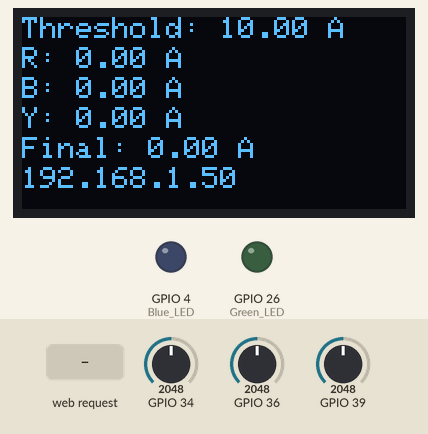
Recording of a sketch running on a simulated ESP32. Parts: 128×64 one-colour display, output pins drawn as LEDs (lit = HIGH). Inputs (shaded band) come from the test bench; at power-on: GPIO 34 = 2048, GPIO 36 = 2048, GPIO 39 = 2048. WiFi joins after 1.5 s; servers stay silent unless stated; the local clock reads 2024-03-15 10:24:30 at power-on unless the sketch sets it; storage starts empty; no radio packets arrive unless stated; what the sketch prints to the serial monitor is not drawn.

Above: at 2.8 s.
2.9 s: HTTP request GET /get received
At 4.8 s:
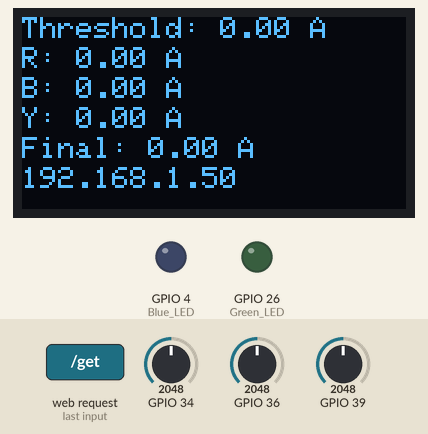
At 12.1 s:
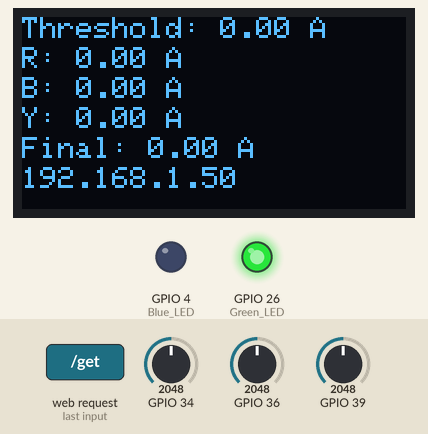
Timing chart, 0 to 13.3 s (numbered marks = the images above; inputs shaded):
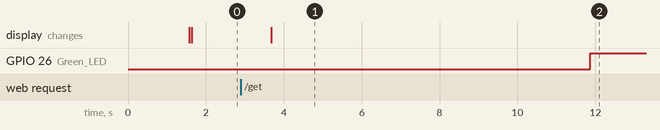

The sketch:

ESP32_edge.ino
```cpp
#include <WiFi.h>
#include "time.h"
#include <Wire.h>
#include <Adafruit_GFX.h>
#include <Adafruit_SSD1306.h>
#include <SD.h>
#include <LoRa.h>
#include "edge_info.h"
#include <AsyncTCP.h>
#include <ESPAsyncWebSrv.h>

// Network credentials
const char* ssid     = EDGE_SSID;
const char* password = EDGE_PASSWORD;

//NTP Server Configuration
const char* ntpServer = "pool.ntp.org";
const long  gmtOffset_sec = 19800; //IST +05:30
const int   daylightOffset_sec = 0;

//OLED Screen Configuration
#define OLED_SDA 21
#define OLED_SCL 22
#define SCREEN_WIDTH 128
#define SCREEN_HEIGHT 64
#define OLED_RESET -1 // Reset pin # (or -1 if sharing Arduino reset pin)
#define SCREEN_ADDRESS 0x3C
Adafruit_SSD1306 display(SCREEN_WIDTH, SCREEN_HEIGHT, &Wire, OLED_RESET);

// Change this to match SD card module's CS (Chip Select) pin
const int chipSelect = 2;

//define the pins used by the transceiver module
#define ss 12
#define rst 14
#define dio0 39

// Declaring Variables
int ct_resistance = 150;
int ct_ratio = 2500;
int unit = 1;
float red_line_current, blue_line_current, yellow_line_current, current_rms;
float threshold = 10.0;
float threshold_upper = threshold + 0.5;
String dayOfWeek, date, exactTime, LoRa_transmitted_data;
AsyncWebServer server(80);
const char* PARAM_INPUT_1 = "input1";

// HTML web page to handle threshold input field
const char index_html[] PROGMEM = R"rawliteral(
<!DOCTYPE HTML>
<html>
    <head>
        <title>ESP Input Form</title>
        <meta name="viewport" content="width=device-width, initial-scale=1">
    </head>
    <style>
        html, body {
            width: 100%;
            height: 100%;
            padding: 0;
            overflow-y: hidden;
            overflow-x: hidden;
        }
        .wrapper {
            display: flex;
            justify-content: center;
            align-items: center;
            height: 100%;
            width: 100%;
        }
        .form-text{
            font-size: x-large;
            text-align: center;
        }
      </style>
    <body>
        <div class="wrapper">
            <div class="form-div">
                <form action="/get">
                  <p class="form-text">New Threshold Value</p>
                  <span>
                    <input type="number" name="input1" id="floatTextBox" step="0.01" min="0">
                    <input type="submit" value="Submit">
                  </span>
                </form>
            </div>
        </div>
  </body>
</html>)rawliteral";

void localTime() // Function to get date and time
{
  struct tm timeinfo;
  if (!getLocalTime(&timeinfo)) {
    Serial.println("Failed to obtain time");
    return;
  }

  char dayOfWeek_array[20]; // Array to store the day of the week
  char date_array[30];      // Array to store the formatted date
  char exactTime_array[20];      // Array to store the formatted time

  strftime(dayOfWeek_array, sizeof(dayOfWeek_array), "%A", &timeinfo);
  strftime(date_array, sizeof(date_array), "%d-%B-%Y", &timeinfo);
  strftime(exactTime_array, sizeof(exactTime_array), "%H:%M:%S", &timeinfo);
  dayOfWeek = String(dayOfWeek_array);
  date = String(date_array);
  exactTime = String(exactTime_array);

}

float voltageToCurrent(int value) //Convert voltage obtained from CT to Required current
{
  return (ct_ratio*map(value,0,4096,0,1.3)/ct_resistance); // Mapping Digital to Analog values. Dividing with resistance to obtain current. Multiplying with CT's ratio to get actual current
}

void getCurrentValue() //Function to get the value of current in each phase line
{
  float red_line_current_instant = 0;
  float blue_line_current_instant = 0;
  float yellow_line_current_instant = 0;
  float current_rms_instant;
  int count;


  for (count = 0; count <10; count++) // Initializing a for loop to collect data and average them out
  {
    display.clearDisplay(); //Clear Display
    display.setTextColor(WHITE);
    display.setCursor(0,0);
    display.setTextSize(1);
    display.print("Threshold: "); //Display threshold value
    display.print(threshold);
    display.print(" A");

    red_line_current_instant = analogRead(36);//Connect Red line to GPIO36
    red_line_current_instant = voltageToCurrent(red_line_current_instant);
    display.setCursor(0,10);
    display.print("R: "); //Display Red Line current
    display.print(red_line_current_instant);
    display.print(" A");
    red_line_current += red_line_current_instant;


    blue_line_current_instant = analogRead(39); //Connect Blue line to GPIO39
    blue_line_current_instant = voltageToCurrent(blue_line_current_instant);
    display.setCursor(0,20);
    display.print("B: "); //Display Blue Line current
    display.print(blue_line_current_instant);
    display.print(" A");
    blue_line_current += blue_line_current_instant;


    yellow_line_current_instant = analogRead(34); //Connect Yellow line to GPIO34
    yellow_line_current_instant = voltageToCurrent(yellow_line_current_instant);
    display.setCursor(0,30);
    display.print("Y: "); //Display Yellow Line current
    display.print(yellow_line_current_instant);
    display.print(" A");

    yellow_line_current += yellow_line_current_instant;

    current_rms_instant = sqrt((red_line_current_instant)*(red_line_current_instant) + (blue_line_current_instant)*(blue_line_current_instant) + (blue_line_current_instant)*(blue_line_current_instant)); // Calculate Average RMS Value
    display.setCursor(0,40);
    display.print("Final: ");
    display.print(current_rms_instant); //Display RMS Current value
    display.print(" A");

    display.setCursor(0,50);
    display.print(WiFi.localIP());
    display.display();

    // localTime();
    delay(1000); // 6 second delay
  }
  localTime();
  red_line_current = red_line_current/10; // Average Red Line Current Value
  blue_line_current = blue_line_current/10; // Average Blue Line Current Value
  yellow_line_current = yellow_line_current/10; // Average Yellow Line Current Value

  current_rms = sqrt((red_line_current)*(red_line_current) + (blue_line_current)*(blue_line_current) + (blue_line_current)*(blue_line_current)); // Calculate Average RMS Value
}

void triggerLEDS() //Function to trigger LEDs. Red - GPIO14, Green - GPIO26, Blue - GPIO4
{
  if(current_rms > threshold_upper)
  {
    digitalWrite(14, HIGH);    // Turn on Red LED
    digitalWrite(4, LOW);     // Turn off Blue LED
    digitalWrite(26, LOW);    // Turn off Green LED
  }
  else
  {
    if (current_rms > threshold)
    {
      digitalWrite(14, LOW);    // Turn off Red LED
      digitalWrite(4, HIGH);     // Turn on Blue LED
      digitalWrite(26, LOW);    // Turn off Green LED
    }
    else
    {
      digitalWrite(14, LOW);    // Turn off Red LED
      digitalWrite(4, LOW);     // Turn off Blue LED
      digitalWrite(26, HIGH);    // Turn on Green LED
    }
  }
}

void appendFile(fs::FS &fs, const char * path, String message){ //Function to append collected data to a data.csv in SD Card
  Serial.printf("Appending to file: %s\n", path);

  File file = fs.open(path, FILE_APPEND);
  if(!file){
    Serial.println("Failed to open file for appending");
    return;
  }
  if(file.print(message)){
    Serial.println("Message appended");
  } else {
    Serial.println("Append failed");
  }
  file.close();
}

bool checkFileExists(const char* filePath) {
  if (SD.begin()) { // Initialize the SD card
    if (SD.exists(filePath)) { // Check if the file exists
      return true;
    } else {
      return false;
    }
  } else {
    // Failed to initialize SD card
    Serial.println("SD card initialization failed.");
    return false;
  }
}


void transmittData(int region, float value_1, float value_2, float value_3, float value_4, float value_5) //1 threshold, 3 phase values, 1 main current
{
  Serial.print("Sending packet: ");
  LoRa_transmitted_data = String(region) + ',' + date + ',' + exactTime + ',' + String(value_1) + ',' + String(value_2) + ',' + String(value_3) + ',' + String(value_4) + ',' + String(value_5);
  //Send LoRa packet to receiver
  // LoRa.beginPacket();
  // LoRa.print(LoRa_transmitted_data);
  // LoRa.endPacket();
  Serial.println(LoRa_transmitted_data);
  appendFile(SD, "/data.csv", LoRa_transmitted_data);

}

void notFound(AsyncWebServerRequest *request) {
  request->send(404, "text/plain", "Not found");
}

void liveServer(){ //Function to setup Live Server Page
  // Send web page with input fields to client
  server.on("/", HTTP_GET, [](AsyncWebServerRequest *request){
    request->send_P(200, "text/html", index_html);
  });

  // Send a GET request to <ESP_IP>/get?input1=<inputMessage>
  server.on("/get", HTTP_GET, [] (AsyncWebServerRequest *request) {
    String inputMessage;
    String inputParam;
    // GET input1 value on <ESP_IP>/get?input1=<inputMessage>
    if (request->hasParam(PARAM_INPUT_1)) {
      inputMessage = request->getParam(PARAM_INPUT_1)->value();
      inputParam = PARAM_INPUT_1;
    }
    else {
      inputMessage = "No message sent";
      inputParam = "none";
    }
    threshold = inputMessage.toFloat();
    Serial.println(inputMessage);
    request->send(200, "text/html", "Threshold Value updated with value: " + inputMessage +
                                     "<br><a href=\"/\">Return to Home Page</a>");
  });
  server.onNotFound(notFound);
  server.begin();
}

void setup()
{
  analogSetAttenuation(ADC_6db); //Setting the attenuation to 6db, Setting the limit of voltage read to 1.3 Volts
  Serial.begin(115200);

  //Connect to WiFi
  Serial.printf("Connecting to %s ", ssid);
  WiFi.begin(ssid, password);
  while (WiFi.status() != WL_CONNECTED) {
      delay(500);
      Serial.print(".");
  }
  Serial.println("CONNECTED");

  //initalize and get the time
  configTime(gmtOffset_sec, daylightOffset_sec, ntpServer);
  localTime();

  // SD Initialization
  if(!SD.begin()){
    Serial.println("Card Mount Failed");
    return;
  }

  //OLED Initialization
  Wire.begin(OLED_SDA, OLED_SCL);
  if(!display.begin(SSD1306_SWITCHCAPVCC, SCREEN_ADDRESS, false, false)) {
    Serial.println("SSD1306 allocation failed"); // Don't proceed, loop forever
  }

  // Setup LoRa transceiver module
  LoRa.setPins(ss, rst, dio0);
  // replace the LoRa.begin argument with your location's frequency
  // 433E6 for Asia, 866E6 for Europe, 915E6 for North America
  while (!LoRa.begin(433E6)) {
    Serial.println(".");
    delay(500);
  }

  Serial.println("LoRa Initializing OK!");

  //Initialize LEDs
  pinMode(14, OUTPUT);    // Red LED
  pinMode(4, OUTPUT);     // Blue LED
  pinMode(26, OUTPUT);    // Green LED
  pinMode(34, INPUT);
  pinMode(36, INPUT);
  pinMode(39, INPUT);

  Serial.println();
  Serial.print("IP Address: ");
  Serial.println(WiFi.localIP());

  liveServer();

  bool fileExists = checkFileExists("/data.csv");

  if (fileExists) {
    Serial.println("File exists.");
  } else {
    Serial.println("File does not exist.");
    appendFile(SD, "/data.csv", "unit, date, time, threshold, red line, blue line, yellow line, current rms\n");
  }
}

void loop()
{

  getCurrentValue();
  triggerLEDS();
  transmittData(unit, threshold,red_line_current, blue_line_current, yellow_line_current, current_rms); // Sent in the format of Unit, Threshold, Red, Blue, Yellow, RMS
}
```

edge_info.h
```cpp
#define EDGE_SSID  "" //Enter the SSID
#define EDGE_PASSWORD  "" //Enter the password
```

Measured:
- after the input at 2.9 s, the display: changes after 0.78 s (image 1)
